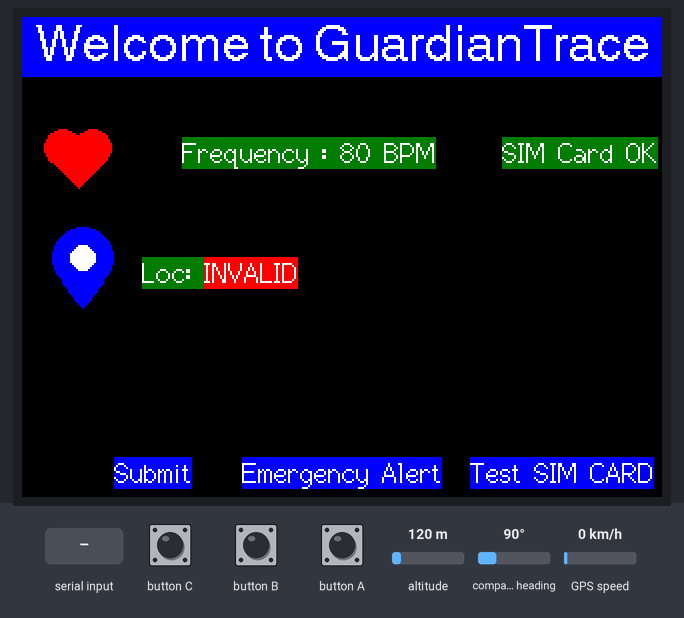
The program below on a simulated ESP32. On the bench: 320×240 colour display. The test bench sets the inputs (shaded band); at power-on: altitude 120 m, compass heading 90°, GPS speed 0 km/h. The GPS gets a fix after 3 s at 37.7749, -122.4194 with 8 satellites; the modem accepts every AT command (registered, SIM ready, sends succeed) and sends nothing else; what the program prints to the serial monitor is not drawn.

Above: at 2.3 s.
At 3.3 s:
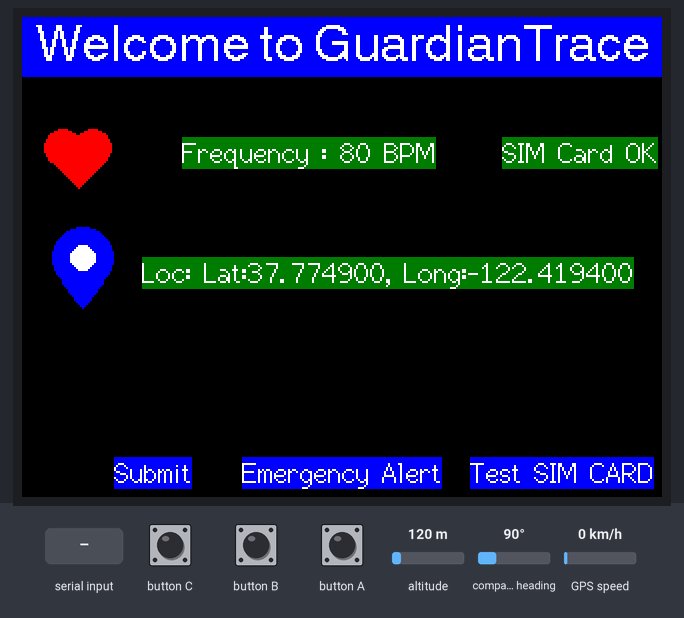
3.4 s: button A pressed for 0.15 s
At 6.3 s:
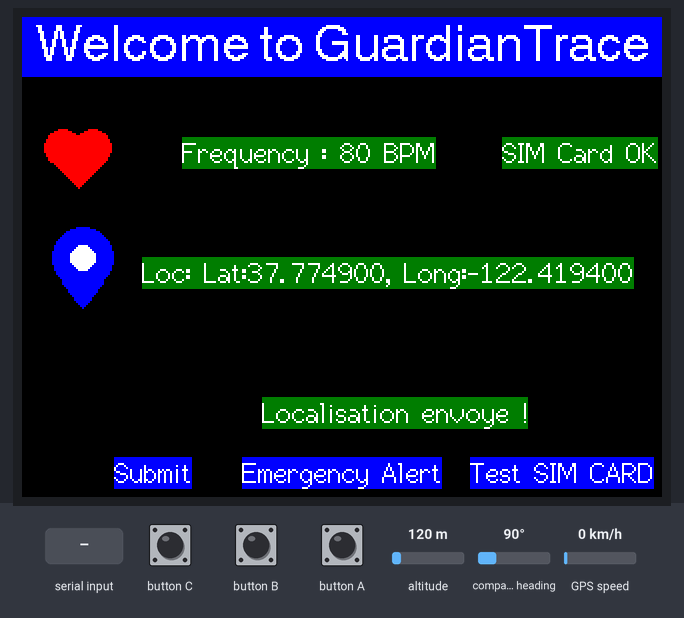
7.6 s: button C pressed for 0.15 s
11.8 s: altitude set to 20 m
15.8 s: "1" received over the second serial link
19.8 s: "READY" received over the second serial link
23.8 s: altitude set to 250 m
Timing chart, 0 to 26.8 s (numbered marks = the images above; inputs shaded):
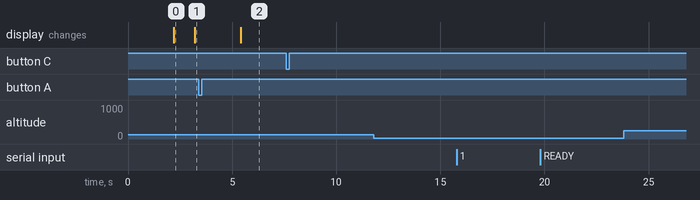

The program:

main.cpp
```cpp
#include <TinyGPS++.h>
#include <M5Stack.h>
#include <Wire.h>
#define RX_PIN 16
#define TX_PIN 17
#define RESET_PIN \
  5

TinyGPSPlus gps;
unsigned long startTime = 0;
double globalLatitude = 0.0;
double globalLongitude = 0.0;
String locationRequest = "";
void drawHeartIcon(int x, int y)
{
  M5.Lcd.fillEllipse(x - 10, y - 5, 9, 9, TFT_RED);
  M5.Lcd.fillEllipse(x + 5, y - 5, 9, 9, TFT_RED);
  M5.Lcd.fillTriangle(x - 17, y, x + 12, y, x - 2, y + 15, TFT_RED);
}

void drawCircleWithHole(int x, int y, int outerRadius, int innerRadius, uint16_t outerColor, uint16_t innerColor)
{
  M5.Lcd.fillCircle(x, y, outerRadius, outerColor);
  M5.Lcd.fillEllipse(x, y, innerRadius * 2, innerRadius * 2, innerColor);
  m5.Lcd.fillTriangle(x - 10, y + 12, x + 10, y + 12, x, y + 25, TFT_BLUE);
}

void header(const char *string)
{
  M5.Lcd.setTextSize(1);
  M5.Lcd.setTextColor(WHITE, BLUE);
  M5.Lcd.fillRect(0, 0, 320, 30, BLUE);
  M5.Lcd.setTextDatum(TC_DATUM);
  M5.Lcd.drawString(string, 160, 3, 4);
  M5.Lcd.drawString("Submit", 65, 220, 2);
  M5.Lcd.drawString("Emergency Alert", 160, 220, 2);
  M5.Lcd.drawString("Test SIM CARD", 270, 220, 2);
  M5.Lcd.setCursor(180, 65, 2);
  M5.Lcd.setTextColor(WHITE, BLACK);
  drawHeartIcon(30, 70);
  drawCircleWithHole(30, 120, 15, 3, TFT_BLUE, TFT_WHITE);
}

String _readSerial(uint32_t timeout)
{
  uint64_t timeOld = millis();
  while (!Serial2.available() && !(millis() > timeOld + timeout))
  {
    delay(13);
  }
  String str;
  while (Serial2.available())
  {
    if (Serial2.available() > 0)
    {
      str += (char)Serial2.read();
    }
  }
  Serial.print(str);
  return str;
}

void simcard_test()
{
  Serial2.print(F("AT+CPIN?\r"));
  String simcard_status = _readSerial(3000);
  Serial.print(simcard_status);
  M5.Lcd.setCursor(240, 60, 2);
  if (simcard_status == "")
  {
    M5.Lcd.setTextColor(WHITE, RED);
    M5.Lcd.print("No SIM Card");
  }
  else if (simcard_status.indexOf("READY") != -1)
  {
    M5.Lcd.setTextColor(WHITE, 0x03E0);
    M5.Lcd.print("SIM Card OK");
  }
}

void makeCall(const char *phoneNumber)
{
  Serial2.print("ATD");
  Serial2.print(phoneNumber);
  Serial2.print(";\r");
}

void sendSMS(const char *phoneNumber, const char *message)
{
  String latitudeString = String(globalLatitude, 6);
  String longitudeString = String(globalLongitude, 6);
  Serial2.print("AT+CMGF=1\r");
  delay(500);
  Serial2.print("AT+CMGS=\"");
  Serial2.print(phoneNumber);
  Serial2.print("\"\r");
  delay(500);
  Serial2.print(String(message) + latitudeString + "," + longitudeString);
  delay(500);
  Serial2.print((char)26); // Ctrl+Z pour envoyer le message
  delay(500);
}

void displayInfo()
{
  while (Serial1.available() > 0)
  {
    char c = Serial1.read();
    Serial.print(c); // Affichez la sortie série du module GPS
    if (gps.encode(c))
    {
      M5.Lcd.setCursor(60, 120);
      M5.Lcd.print(F("Loc: "));
      if (gps.location.isValid())
      {
        M5.Lcd.setTextColor(WHITE, DARKGREEN);
        M5.Lcd.print("Lat:");
        M5.Lcd.print(gps.location.lat(), 6);
        M5.Lcd.print(F(", Long:"));
        M5.Lcd.print(gps.location.lng(), 6);
        globalLatitude = gps.location.lat();
        globalLongitude = gps.location.lng();
      }
      else
      {
        M5.Lcd.setTextColor(WHITE, RED);
        M5.Lcd.print(F("INVALID"));
      }
      M5.Lcd.println();
      break;
    }
  }

  M5.update();
}

bool hasNewSMS()
{
  String response = "";
  while (Serial2.available())
  {
    char c = Serial2.read();
    response += c;
  }

  if (response.indexOf("+CMTI:") != -1)
  {
    return true;
  }

  return false;
}

void setupGPS()
{
  Serial1.begin(9600, SERIAL_8N1, 13, 5);
  Serial1.setTimeout(500);
}

void setup()
{
  M5.begin();
  M5.Power.begin();
  header("Welcome to GuardianTrace");
  Serial2.begin(115200, SERIAL_8N1, 16, 17);
  delay(1000);
  setupGPS();
  Serial2.print("AT+CPIN=\"0000\"\r");
  delay(1000);
  simcard_test();
}

void loop()
{
  M5.Lcd.setCursor(80, 60);
  M5.Lcd.setTextColor(WHITE, DARKGREEN);
  M5.Lcd.print("Frequency : 80 BPM");
  displayInfo();
  if (M5.BtnC.wasPressed())
  {
    simcard_test();
  }
  if (M5.BtnB.wasPressed())
  {
    sendSMS("Your Number", "https://www.google.com/maps?q=");
    delay(10000);
    makeCall("Your Number");
  }
  if (hasNewSMS())
  {
    M5.Lcd.setCursor(0, 170);
    M5.Lcd.setTextColor(WHITE, DARKGREEN);
    locationRequest = "Demande de localisation, maintenez le bouton Submit enfonce !";
    M5.Lcd.print(locationRequest);
    delay(5000);
  }
  if (M5.BtnA.isPressed())
  {
    M5.Lcd.setCursor(120, 190);
    M5.Lcd.setTextColor(WHITE, DARKGREEN);
    sendSMS("Your Number", "https://www.google.com/maps?q=");
    locationRequest = "Localisation envoye !";
    M5.Lcd.print(locationRequest);
    delay(2000);
    locationRequest = "";
  }
  locationRequest = "";
  M5.update();
}
```

Measured:
- after the input at 3.4 s, the display: changes after 2.0 s (image 2)
- after the input at 7.6 s, every drawn part: stays the same
- after the input at 11.8 s, every drawn part: stays the same
- after the input at 15.8 s, every drawn part: stays the same
- after the input at 19.8 s, every drawn part: stays the same
- after the input at 23.8 s, every drawn part: stays the same
- what the display in image 0 shows lasts 1.0 s, from 2.2 s to 3.2 s
